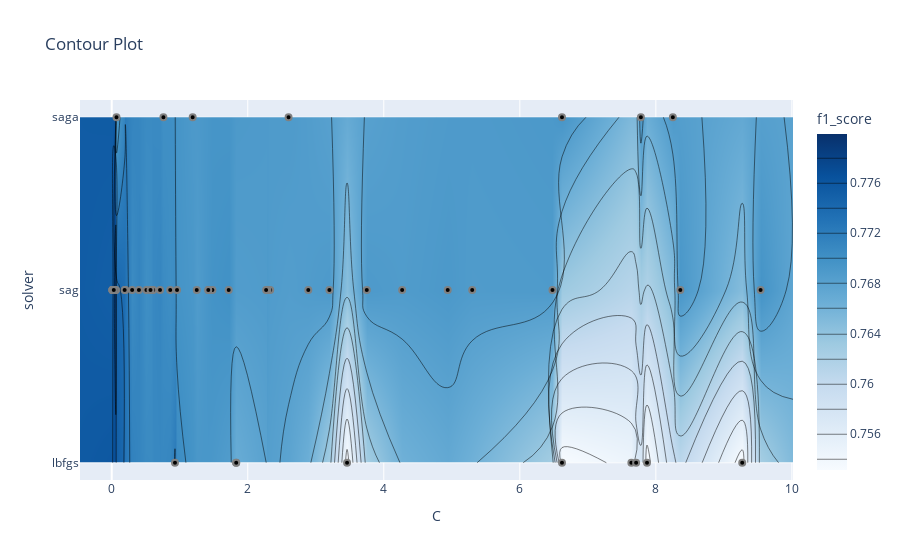

The code cell stored with this chart in its notebook:
### Markdown cell above
Мы видим, что самый важный параметр - это алгоритм оптимизации. 

Построим график для двух важных параметров, иллюстрирующую взаимосвязь параметров и метрики, solver и C, обратного коэффициента регуляризации.

### Code cell
optuna.visualization.plot_contour(study_lr, params=["solver", "C"],
                                  target_name="f1_score")

### Figure 1 — Plotly figure (JSON) as saved in the notebook; plotly's stock layout.template omitted (floating-point values rounded to 4 significant figures; data arrays with more than 128 entries replaced by an {"elided": "..."} marker saying what was removed)
{"data": [{"colorbar": {"title": {"text": "f1_score"}}, "colorscale": [[0, "rgb(247,251,255)"], [0.125, "rgb(222,235,247)"], [0.25, "rgb(198,219,239)"], [0.375, "rgb(158,202,225)"], [0.5, "rgb(107,174,214)"], [0.625, "rgb(66,146,198)"], [0.75, "rgb(33,113,181)"], [0.875, "rgb(8,81,156)"], [1, "rgb(8,48,107)"]], "connectgaps": true, "contours": {"coloring": "heatmap"}, "hoverinfo": "none", "line": {"smoothing": 1.3}, "reversescale": false, "type": "contour", "x": [-0.4665, 0.01, 0.03, 0.06, 0.07, 0.19, 0.2, 0.3, 0.4, 0.51, 0.57, 0.61, 0.71, 0.76, 0.86, 0.93, 0.96, 1.19, 1.25, 1.42, 1.48, 1.72, 1.83, 2.27, 2.29, 2.33, 2.6, 2.89, 3.2, 3.46, 3.75, 4.27, 4.94, 5.3, 6.48, 6.62, 7.64, 7.71, 7.78, 7.87, 8.25, 8.36, 9.27, 9.54, 10.02], "y": ["lbfgs", "sag", "saga"], "z": {"elided": "3x45 float values"}}, {"marker": {"color": "black", "line": {"color": "Gray", "width": 2}}, "mode": "markers", "name": "Feasible Trial", "showlegend": false, "type": "scatter", "x": [7.64, 7.87, 3.46, 6.62, 7.78, 9.27, 8.25, 7.71, 9.54, 5.3, 1.72, 0.4, 0.51, 0.2, 0.3, 2.33, 3.75, 1.42, 3.2, 4.94, 1.19, 0.01, 0.19, 0.06, 2.29, 0.96, 2.27, 4.27, 0.07, 6.48, 1.83, 0.86, 0.06, 0.03, 2.89, 0.93, 1.48, 0.76, 1.83, 0.01, 2.6, 0.01, 0.71, 1.25, 0.61, 8.36, 6.62, 0.03, 0.57, 1.42], "y": ["lbfgs", "lbfgs", "lbfgs", "saga", "saga", "lbfgs", "saga", "lbfgs", "sag", "sag", "sag", "sag", "sag", "sag", "sag", "sag", "sag", "sag", "sag", "sag", "saga", "sag", "sag", "sag", "sag", "sag", "sag", "sag", "saga", "sag", "lbfgs", "sag", "sag", "sag", "sag", "lbfgs", "sag", "saga", "lbfgs", "sag", "saga", "sag", "sag", "sag", "sag", "sag", "lbfgs", "sag", "sag", "sag"]}, {"marker": {"color": "#cccccc", "line": {"color": "Gray", "width": 2}}, "mode": "markers", "name": "Infeasible Trial", "showlegend": false, "type": "scatter", "x": [], "y": []}], "layout": {"title": {"text": "Contour Plot"}, "xaxis": {"range": [-0.4665, 10.02], "title": {"text": "C"}}, "yaxis": {"range": [-0.1, 2.1], "title": {"text": "solver"}, "type": "category"}}}
